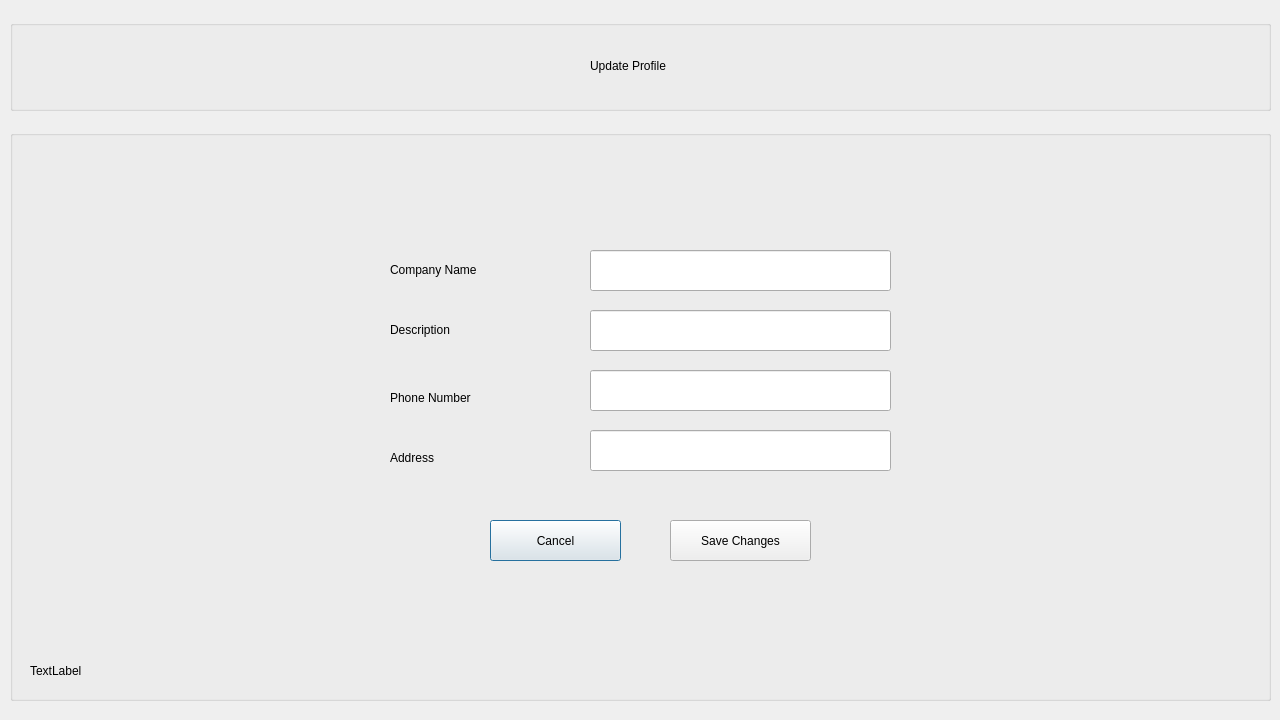
<?xml version="1.0" encoding="UTF-8"?>
<ui version="4.0">
 <class>editprofileemp</class>
 <widget class="QDialog" name="editprofileemp">
  <property name="geometry">
   <rect>
    <x>0</x>
    <y>0</y>
    <width>1280</width>
    <height>720</height>
   </rect>
  </property>
  <property name="windowTitle">
   <string>Dialog</string>
  </property>
  <widget class="QGroupBox" name="groupBox_updateemp">
   <property name="geometry">
    <rect>
     <x>10</x>
     <y>130</y>
     <width>1261</width>
     <height>571</height>
    </rect>
   </property>
   <property name="title">
    <string/>
   </property>
   <widget class="QPushButton" name="pushButton_cemp">
    <property name="geometry">
     <rect>
      <x>480</x>
      <y>390</y>
      <width>131</width>
      <height>41</height>
     </rect>
    </property>
    <property name="text">
     <string>Cancel</string>
    </property>
   </widget>
   <widget class="QLabel" name="label_empcn">
    <property name="geometry">
     <rect>
      <x>380</x>
      <y>130</y>
      <width>181</width>
      <height>20</height>
     </rect>
    </property>
    <property name="text">
     <string>Company Name</string>
    </property>
   </widget>
   <widget class="QLabel" name="label_empdes">
    <property name="geometry">
     <rect>
      <x>380</x>
      <y>190</y>
      <width>181</width>
      <height>20</height>
     </rect>
    </property>
    <property name="text">
     <string>Description</string>
    </property>
   </widget>
   <widget class="QLabel" name="label_emppn">
    <property name="geometry">
     <rect>
      <x>380</x>
      <y>260</y>
      <width>181</width>
      <height>16</height>
     </rect>
    </property>
    <property name="text">
     <string>Phone Number</string>
    </property>
   </widget>
   <widget class="QLabel" name="label_empad">
    <property name="geometry">
     <rect>
      <x>380</x>
      <y>320</y>
      <width>171</width>
      <height>16</height>
     </rect>
    </property>
    <property name="text">
     <string>Address</string>
    </property>
   </widget>
   <widget class="QLineEdit" name="lineEdit_name">
    <property name="geometry">
     <rect>
      <x>580</x>
      <y>120</y>
      <width>301</width>
      <height>41</height>
     </rect>
    </property>
   </widget>
   <widget class="QLineEdit" name="lineEdit_desc">
    <property name="geometry">
     <rect>
      <x>580</x>
      <y>180</y>
      <width>301</width>
      <height>41</height>
     </rect>
    </property>
   </widget>
   <widget class="QLineEdit" name="lineEdit_phno">
    <property name="geometry">
     <rect>
      <x>580</x>
      <y>240</y>
      <width>301</width>
      <height>41</height>
     </rect>
    </property>
   </widget>
   <widget class="QLineEdit" name="lineEdit_address">
    <property name="geometry">
     <rect>
      <x>580</x>
      <y>300</y>
      <width>301</width>
      <height>41</height>
     </rect>
    </property>
   </widget>
   <widget class="QPushButton" name="pushButton_saveemp">
    <property name="geometry">
     <rect>
      <x>660</x>
      <y>390</y>
      <width>141</width>
      <height>41</height>
     </rect>
    </property>
    <property name="text">
     <string>Save Changes</string>
    </property>
   </widget>
   <widget class="QLabel" name="label_suces">
    <property name="geometry">
     <rect>
      <x>20</x>
      <y>520</y>
      <width>271</width>
      <height>41</height>
     </rect>
    </property>
    <property name="text">
     <string>TextLabel</string>
    </property>
   </widget>
  </widget>
  <widget class="QGroupBox" name="groupBox_update">
   <property name="geometry">
    <rect>
     <x>10</x>
     <y>20</y>
     <width>1261</width>
     <height>91</height>
    </rect>
   </property>
   <property name="title">
    <string/>
   </property>
   <widget class="QLabel" name="label_jhlogo_3">
    <property name="geometry">
     <rect>
      <x>40</x>
      <y>10</y>
      <width>111</width>
      <height>71</height>
     </rect>
    </property>
    <property name="text">
     <string/>
    </property>
   </widget>
   <widget class="QLabel" name="label_jhlogo_4">
    <property name="geometry">
     <rect>
      <x>90</x>
      <y>80</y>
      <width>111</width>
      <height>71</height>
     </rect>
    </property>
    <property name="text">
     <string/>
    </property>
   </widget>
   <widget class="QLabel" name="label_update">
    <property name="geometry">
     <rect>
      <x>580</x>
      <y>30</y>
      <width>241</width>
      <height>31</height>
     </rect>
    </property>
    <property name="text">
     <string>Update Profile</string>
    </property>
   </widget>
   <widget class="QLabel" name="label_eppf">
    <property name="geometry">
     <rect>
      <x>440</x>
      <y>20</y>
      <width>101</width>
      <height>61</height>
     </rect>
    </property>
    <property name="text">
     <string/>
    </property>
   </widget>
  </widget>
 </widget>
 <resources/>
 <connections/>
</ui>
